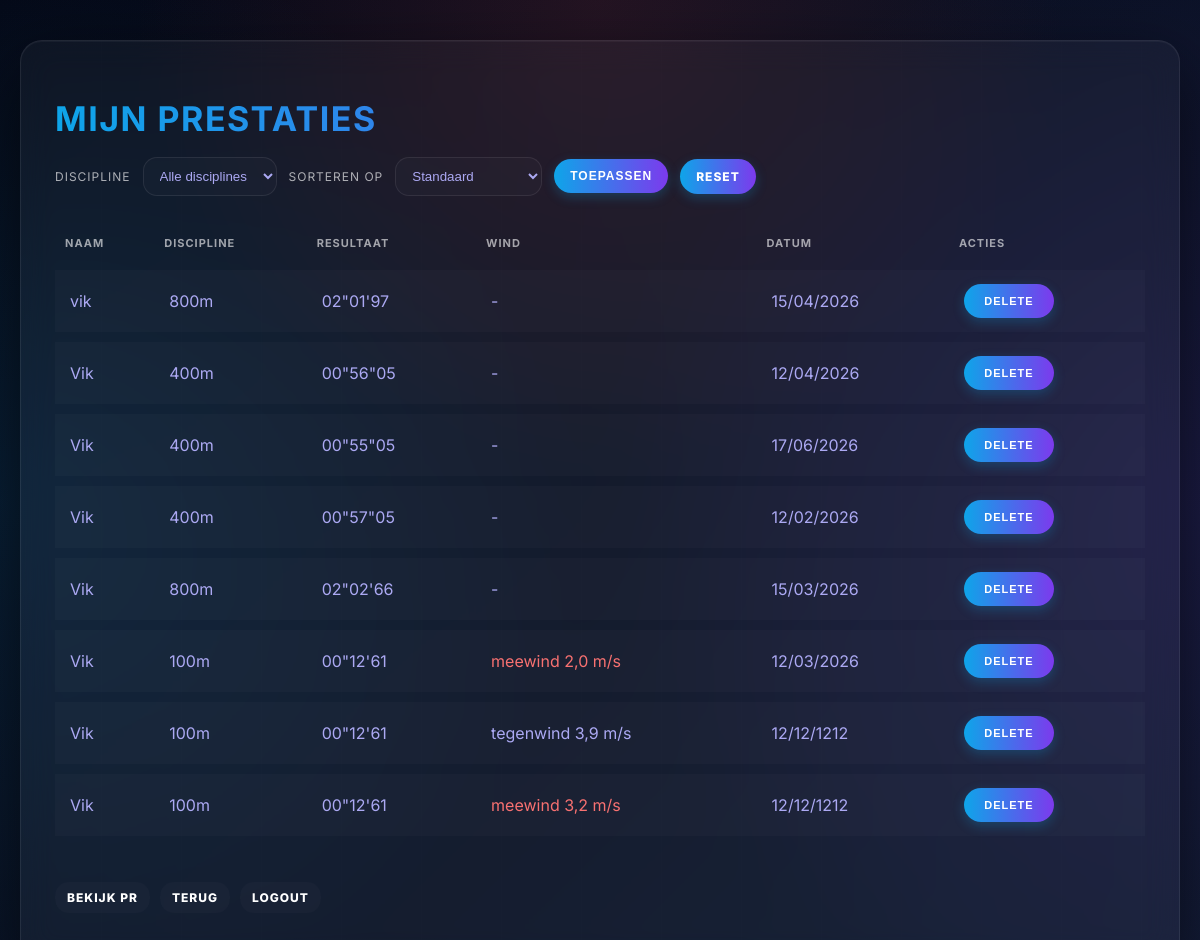
/performances (signed in), run on the app's committed database.
### tables this page shows
CREATE TABLE performances (
    id INTEGER PRIMARY KEY AUTOINCREMENT,
    user_id INTEGER,
    name TEXT,
    discipline TEXT,
    result REAL,
    date TEXT
, wind_speed REAL, wind_direction TEXT);

### app.py (the view)
@app.route("/performances")
def performances():
    if session.get("admin"):
        query = "SELECT * FROM performances"
        params = []
    else:
        if "user_id" not in session:
            return redirect("/login")
        query = "SELECT * FROM performances WHERE user_id = ?"
        params = [session["user_id"]]
    discipline = request.args.get("discipline")
    sort = request.args.get("sort")
    if discipline and discipline in DISCIPLINES:
        query += " AND discipline = ?" if "WHERE" in query else " WHERE discipline = ?"
        params.append(discipline)
    if sort in ["fastest", "slowest"]:
        rows = db.execute(query, *params)
        rows = sorted(rows,
                      key=lambda r: parse_result_seconds(r.get("result")),
                      reverse=(sort == "slowest"))
    else:
        rows = db.execute(query, *params)
    rows = annotate_wind(rows)
    return render_template(
        "performances.html",
        performances=rows,
        disciplines=DISCIPLINES
    )

### app.py (called while the page is built)
@app.template_filter('format_date')
def format_date(value):
    if not value:
        return ""
    if isinstance(value, datetime):
        return value.strftime("%d/%m/%Y")
    text = str(value).strip()
    for fmt in ("%Y-%m-%d", "%d/%m/%Y", "%Y/%m/%d", "%d-%m-%Y"):
        try:
            parsed = datetime.strptime(text, fmt)
            return parsed.strftime("%d/%m/%Y")
        except ValueError:
            continue
    return text

def annotate_wind(rows):
    for row in rows:
        row["invalid_wind"] = False
        row["wind_display"] = ""
        wind_speed = row.get("wind_speed")
        wind_direction = row.get("wind_direction")
        if wind_speed is None or wind_speed == "":
            continue
        try:
            wind_speed = float(str(wind_speed).replace(",", "."))
            direction = str(wind_direction).strip().lower()
            sign = "+" if direction == "meewind" else "-"
            row["wind_display"] = f"{sign}{wind_speed:.1f} m/s"
            if direction == "meewind" and wind_speed >= 2.0:
                row["invalid_wind"] = True
        except:
            pass
    return rows

### templates/performances.html (shortened to what this page needs)
<!doctype html>
<html lang="nl">
<head>
    <link rel="stylesheet" href="{{ url_for('static', filename='style.css') }}">
</head>
<body>
<div class="container">
<h1>Mijn prestaties</h1>
<form method="get" action="/performances" class="filter-form">
    <label for="discipline">
        Discipline
    </label>
    <select id="discipline" name="discipline">
        <option value="">
            Alle disciplines
        </option>
    </select>
    <label for="sort">
        Sorteren op
    </label>
    <select id="sort" name="sort">
        <option value="" {% if not selected_sort %}selected{% endif %}>
            Standaard
        </option>
    </select>
    <button type="submit">
        Toepassen
    </button>
    <a href="/performances" class="btn-reset">
        Reset
    </a>
</form>
<table class="results">
    <thead>
        <tr>
            <th>Naam</th>
            <th>Discipline</th>
            <th>Resultaat</th>
            <th>Wind</th>
            <th>Datum</th>
            <th>Acties</th>
        </tr>
    </thead>
    <tbody>
        {% for p in performances %}
        <tr>
            <td>{{ p.name }}</td>
            <td>{{ p.discipline }}</td>
            <td>{{ p.result }}</td>
            <td>
                {% if p.wind_speed %}
                    {% if p.invalid_wind %}
                        <span style="color:#f87171">
                            {{ p.wind_direction }}
                            {{ p.wind_speed }} m/s
                        </span>
                    {% else %}
                        {{ p.wind_direction }}
                        {{ p.wind_speed }} m/s
                    {% endif %}
                {% else %}
                    -
                {% endif %}
            </td>
            <td>{{ p.date | format_date }}</td>
            <td class="action-cell">
                <form action="/delete" method="post" style="margin:0;">
                    <button type="submit" class="btn-action btn-delete">
                        Delete
                    </button>
                </form>
            </td>
        </tr>
        {% endfor %}
    </tbody>
</table>
<br>
<ul class="main-menu" style="list-style: none; padding: 0; display: flex; gap: 10px;">
    <li><a href="/pr">Bekijk PR</a></li>
    <li><a href="/">Terug</a></li>
    <li><a href="/logout">Logout</a></li>
</ul>
</div>
</body>
</html>

### static/style.css (style rules this page uses)
:root { --track-red: #ef4444; --track-orange: #f97316; --track-yellow: #facc15; --track-blue: #0ea5e9; --track-purple: #7c3aed; --good: #22c55e; --bad: #f87171; --glass: rgba(255,255,255,0.04); --glass-border: rgba(255,255,255,0.08); --text: #aca9f3; --muted: rgba(255,255,255,0.65); }
body { margin:0; font-family: Inter, system-ui, Arial; color: var(--text); background: radial-gradient(circle at top, rgba(239,68,68,0.12), transparent 40%), radial-gradient(circle at left, rgba(14,165,233,0.12), transparent 45%), radial-gradient(circle at right, rgba(124,58,237,0.12), transparent 45%), linear-gradient(135deg, #050816, #101b32); padding:40px 20px; }
.container { max-width:1200px; margin:0 auto; padding:34px; border-radius:22px; background: var(--glass); backdrop-filter: blur(16px); -webkit-backdrop-filter: blur(16px); border:1px solid var(--glass-border); box-shadow: 0 25px 70px rgba(0,0,0,0.6), inset 0 1px 0 rgba(255,255,255,0.04); position:relative; overflow:hidden; }
.container::before { content:""; position:absolute; top:0; left:0; width:100%; height:100%; background: repeating-linear-gradient( 90deg, rgba(255,255,255,0.02) 0px, rgba(255,255,255,0.02) 1px, transparent 1px, transparent 80px ); opacity:0.3; pointer-events:none; }
h1 { font-size:34px; margin-bottom:18px; letter-spacing:1.5px; text-transform:uppercase; background: linear-gradient(90deg, var(--track-blue), var(--track-purple)); -webkit-background-clip:text; -webkit-text-fill-color:transparent; }
input, select, textarea { border-radius:14px; border:1px solid var(--glass-border); background: rgba(255,255,255,0.02); color: var(--text); padding:10px 12px; outline:none; }
.btn-action { display: inline-flex !important; align-items: center !important; justify-content: center !important; width: 90px !important; height: 34px !important; padding: 0 !important; border: none !important; outline: none !important; border-radius: 999px !important; font-weight: 800 !important; text-transform: uppercase !important; letter-spacing: 1px !important; font-size: 11px !important; color: white !important; background: linear-gradient(90deg, var(--track-blue), var(--track-purple)) !important; box-shadow: 0 4px 12px rgba(14, 165, 233, 0.25) !important; transition: all 0.2s ease !important; text-decoration: none !important; white-space: nowrap !important; cursor: pointer !important; }
button, .btn-reset, a { display: inline-flex; align-items: center; justify-content: center; padding: 10px 16px; border: none; outline: none; border-radius: 999px; font-weight: 800; text-transform: uppercase; letter-spacing: 1px; font-size: 12px; color: white; background: linear-gradient(90deg, var(--track-blue), var(--track-purple)); box-shadow: 0 4px 12px rgba(14, 165, 233, 0.25); transition: all 0.2s ease; text-decoration: none; white-space: nowrap; cursor: pointer; }
.filter-form { display:flex; gap:12px; flex-wrap:wrap; align-items:center; margin-bottom:20px; }
.filter-form label { font-size:12px; color: var(--muted); text-transform:uppercase; letter-spacing:1px; }
.results { width:100%; border-collapse:separate; border-spacing:0 10px; }
.results th { text-align:left; font-size:11px; color:rgba(255,255,255,0.6); text-transform:uppercase; letter-spacing:1px; padding:10px; }
.results td { padding:14px 12px; background: rgba(255,255,255,0.02); border-left: 3px solid transparent; }
.results td.action-cell, .results td:last-child { display: flex !important; gap: 8px !important; align-items: center !important; justify-content: flex-start !important; }
.results tbody tr { transition: all 0.2s ease; }
.main-menu a { display:inline-block; padding:8px 12px; border-radius:14px; background: rgba(255,255,255,0.02); box-shadow: none !important; }

### data on the page
performances: name "vik", discipline "800m", result "02\"01'97", date "15/04/2026"
performances: name "Vik", discipline "400m", result "00\"56\"05", date "12/04/2026"
performances: name "Vik", discipline "400m", result "00\"55\"05", date "17/06/2026"
performances: name "Vik", discipline "400m", result "00\"57\"05", date "12/02/2026"
performances: name "Vik", discipline "800m", result "02\"02'66", date "15/03/2026"
performances: name "Vik", discipline "100m", result "00\"12'61", wind_direction "meewind", wind_speed "2,0", date "12/03/2026"
performances: name "Vik", discipline "100m", result "00\"12'61", wind_direction "tegenwind", wind_speed "3,9", date "12/12/1212"
performances: name "Vik", discipline "100m", result "00\"12'61", wind_direction "meewind", wind_speed "3,2", date "12/12/1212"
